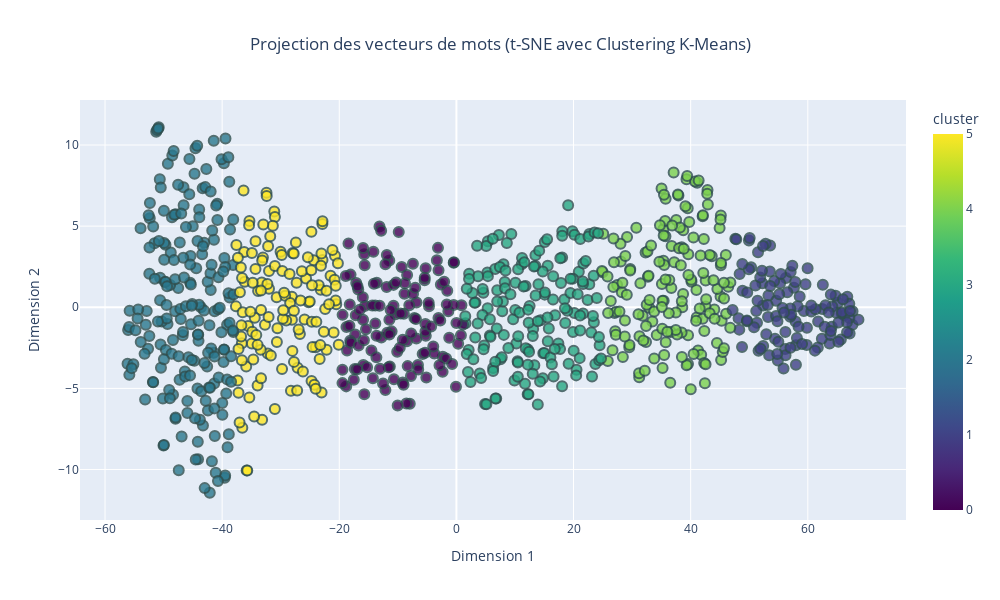

Notebook cell for this chart:
### Code cell
from sklearn.preprocessing import StandardScaler
from sklearn.manifold import TSNE
from sklearn.cluster import KMeans
import pandas as pd
import plotly.express as px

# Normalisation des vecteurs
scaler = StandardScaler()
vectors_normalized = scaler.fit_transform(vectors)

# Réduction des vecteurs à 2 dimensions avec t-SNE
tsne = TSNE(n_components=2, random_state=42, perplexity=30, n_iter=1000)
word_vectors_2d = tsne.fit_transform(vectors_normalized)

# Appliquer le clustering K-Means
n_clusters = 6
kmeans = KMeans(n_clusters=n_clusters, random_state=42)
clusters = kmeans.fit_predict(word_vectors_2d)

# Préparer les données pour le graphique
df = pd.DataFrame(word_vectors_2d, columns=['Dim1', 'Dim2'])  # Dimensions réduites avec t-SNE
df['word'] = words  # Ajouter les mots correspondants
df['cluster'] = clusters  # Ajouter les labels des clusters

# Créer le graphique interactif
fig = px.scatter(
    df,
    x='Dim1',
    y='Dim2',
    color='cluster',  # Utiliser les clusters pour la coloration
    hover_name='word',  # Afficher le mot lors du survol
    title="Projection des vecteurs de mots (t-SNE avec Clustering K-Means)",
    labels={'Dim1': 'Dimension 1', 'Dim2': 'Dimension 2'},
    color_continuous_scale='Viridis',  # Choisir une palette de couleurs
    category_orders={"cluster": [str(i) for i in range(n_clusters)]},  # Assurez-vous que les clusters sont dans un ordre compréhensible
    width=1000,
    height=600
)

# Personnaliser les points
fig.update_traces(marker=dict(size=10, opacity=0.8, line=dict(width=2, color='DarkSlateGrey')))

# Ajouter un titre pour la légende des clusters
fig.update_layout(
    legend_title="Clusters",
    title_x=0.5,  # Centrer le titre
)

# Afficher le graphique
fig.show()

### Figure 1 — Plotly figure (JSON) as saved in the notebook; plotly's stock layout.template omitted (floating-point values rounded to 4 significant figures; data arrays with more than 128 entries replaced by an {"elided": "..."} marker saying what was removed)
{"data": [{"hovertemplate": "<b>%{hovertext}</b><br><br>Dimension 1=%{x}<br>Dimension 2=%{y}<br>cluster=%{marker.color}<extra></extra>", "hovertext": {"elided": "930 str values"}, "legendgroup": "", "marker": {"color": {"elided": "930 int values"}, "coloraxis": "coloraxis", "line": {"color": "DarkSlateGrey", "width": 2}, "opacity": 0.8, "size": 10, "symbol": "circle"}, "mode": "markers", "name": "", "orientation": "v", "showlegend": false, "type": "scatter", "x": {"elided": "930 float values"}, "xaxis": "x", "y": {"elided": "930 float values"}, "yaxis": "y"}], "layout": {"coloraxis": {"colorbar": {"title": {"text": "cluster"}}, "colorscale": [[0, "#440154"], [0.1111, "#482878"], [0.2222, "#3e4989"], [0.3333, "#31688e"], [0.4444, "#26828e"], [0.5556, "#1f9e89"], [0.6667, "#35b779"], [0.7778, "#6ece58"], [0.8889, "#b5de2b"], [1, "#fde725"]]}, "height": 600, "legend": {"title": {"text": "Clusters"}, "tracegroupgap": 0}, "title": {"text": "Projection des vecteurs de mots (t-SNE avec Clustering K-Means)", "x": 0.5}, "width": 1000, "xaxis": {"anchor": "y", "domain": [0, 1], "title": {"text": "Dimension 1"}}, "yaxis": {"anchor": "x", "domain": [0, 1], "title": {"text": "Dimension 2"}}}}
